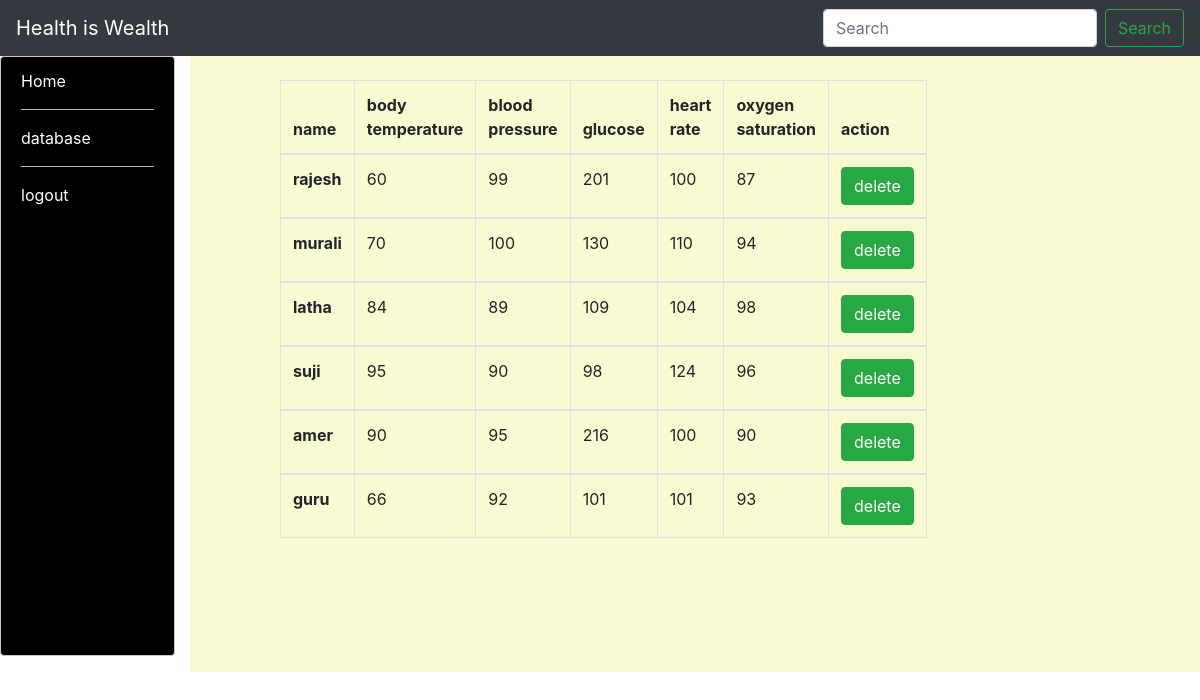
The page /database/ (signed in) on the database its author committed.
### HealthcareApp/models.py (models this page shows, shortened)
class Parameters(models.Model):
    emp_name=models.CharField(max_length=100)
    body_temp=models.IntegerField()
    blood_pres=models.IntegerField()
    glucose=models.IntegerField()
    heart_rate=models.IntegerField()
    oxygen_satu=models.IntegerField()

### HealthcareApp/views.py (the view)
# urls.py: path('database/',views.Data,name='data'),
def Data(request):
    posts=Parameters.objects.all()
    return render(request, 'HealthcareApp/Datapage.html', {'posts': posts})

### HealthcareApp/templates/HealthcareApp/Datapage.html (shortened to what this page needs)
<!DOCTYPE html>
<html lang="en">
<head>
    <link rel="stylesheet" href="https://maxcdn.bootstrapcdn.com/bootstrap/4.0.0/css/bootstrap.min.css">
</head>
<body>
{% if request.user.is_authenticated %}
<nav class="navbar navbar-expand-lg navbar-dark bg-dark">
  <a class="navbar-brand" href="#">Health is Wealth</a>
  <div class="collapse navbar-collapse" id="navbarSupportedContent">
    <form method="get" action="/result" class="form-inline my-2 my-lg-0">
      <input class="form-control mr-sm-2" type="search" placeholder="Search" aria-label="Search" name="query" id="query">
      <button class="btn btn-outline-success my-2 my-sm-0" type="submit">Search</button>
    </form>
  </div>
</nav>
    <div class="row">
    <div class="col-2" >
      <div class="alert alert-dark" role="alert" style="height:600px;background-color:black;" >
          <a href="{% url 'home' %}">Home</a><hr/>
          <a href="{% url 'data' %}"> database</a><hr/>
          <a href="{% url 'logout' %}">logout</a>
</div>
    </div>
        <div class="col-10">
            <br/>
<table class="table table-bordered">
  <thead>
    <tr>
      <th scope="col">name</th>
      <th scope="col">body temperature</th>
      <th scope="col">blood pressure</th>
      <th scope="col">glucose</th>
        <th scope="col">heart rate</th>
        <th scope="col">oxygen saturation</th>
        <th scope="col">action</th>
    </tr>
  </thead>
{% for post in posts %}
 <tbody>
    <tr>
      <th scope="row">{{ post.emp_name }}</th>
      <td>{{ post.body_temp }}</td>
      <td>{{ post.blood_pres }}</td>
      <td>{{ post.glucose }}</td>
        <td>{{ post.heart_rate }}</td>
        <td>{{ post.oxygen_satu }}</td>
        <td><a href="{% url 'delete_item' post.id %}"><button type="button" class="btn btn-success">delete</button></a></td>
    </tr>
 </tbody>
{% endfor %}
</table>
        </div>
         <div class="col">
    </div>
    </div>
{% else  %}
<a href="{% url 'register'%}">register</a>
<a href="{% url 'login' %}">login</a>
{% endif %}
</body>
</html>

### HealthcareApp/templates/HealthcareApp/Datapage.html (style rules this page uses)
body { overflow-x:hidden; overflow-y:hidden; }
a { color:white; }
.col-10 { background-color:#FAFAD2; padding-right:300px; padding-left:90px; }

### rows shown on the page
Parameters: emp_name "rajesh", body_temp "60", blood_pres "99", glucose "201", heart_rate "100", oxygen_satu "87"
Parameters: emp_name "murali", body_temp "70", blood_pres "100", glucose "130", heart_rate "110", oxygen_satu "94"
Parameters: emp_name "latha", body_temp "84", blood_pres "89", glucose "109", heart_rate "104", oxygen_satu "98"
Parameters: emp_name "suji", body_temp "95", blood_pres "90", glucose "98", heart_rate "124", oxygen_satu "96"
Parameters: emp_name "amer", body_temp "90", blood_pres "95", glucose "216", heart_rate "100", oxygen_satu "90"
Parameters: emp_name "guru", body_temp "66", blood_pres "92", glucose "101", heart_rate "101", oxygen_satu "93"
